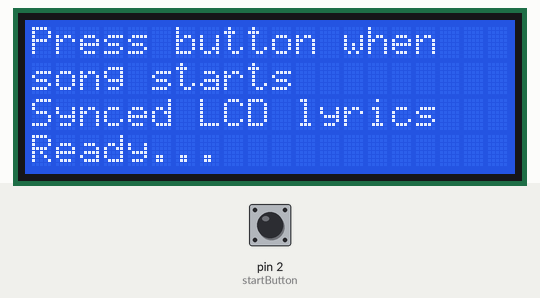
This sketch was run on a simulated Arduino Uno, built with avr-gcc and run on an emulated ATmega328P. Parts: 20×4 character LCD. Inputs (shaded band) come from the test bench; at power-on: pin 2 (startButton) HIGH.

Above: at 1.3 s.
1.4 s: pin 2 (startButton) pulled LOW for 0.15 s
At 4.0 s:
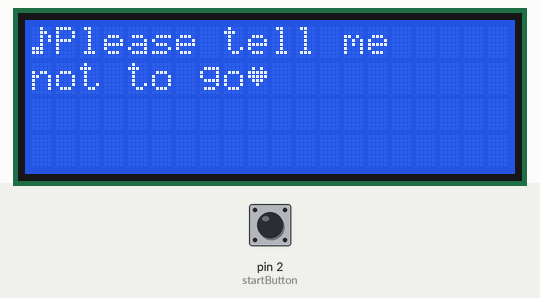
At 9.7 s:
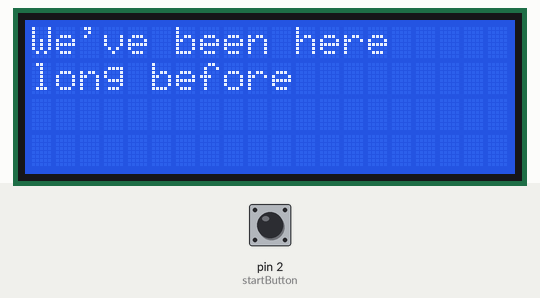
Timing chart, 0 to 11.2 s (numbered marks = the images above; inputs shaded):
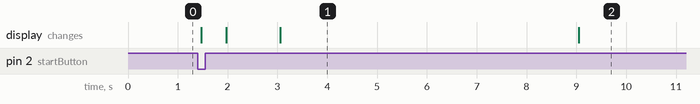

Measured:
- after the input at 1.4 s, the display: first changes after 0.07 s (image 1 shows a later state)
- what the display in image 1 shows lasts 6.0 s, from 3.1 s to 9.1 s

The sketch:

lyricsynccode.ino
```cpp
#include <Wire.h>
#include <hd44780.h>
#include <hd44780ioClass/hd44780_I2Cexp.h>
#include <string.h>

// Auto-detect I2C LCD
hd44780_I2Cexp lcd;

const int startButton = 2;
const unsigned long debounceDelay = 60;

// Custom characters
byte heart[8] = {
0b00000, 0b01010, 0b11111, 0b11111,
0b01110, 0b00100, 0b00000, 0b00000
};

byte note[8] = {
0b00100, 0b00110, 0b00101, 0b00101,
0b00100, 0b11100, 0b11100, 0b00000
};

// Lyric structure
struct LyricFrame {
unsigned long startTime;
const char* line1;
const char* line2;
bool heartIcon;
bool noteIcon;
};

// Lyrics timing
LyricFrame lyrics[] = {
{1000,  "Please tell me",   "not to go",        true,  true},
{7000,  "We've been here",  "long before",      false, false},
{14000, "I live under",     "your eyelids",     true,  false},
{20000, "I'll always",      "be yours",         true,  false},
{27000, "I'll lay on your", "rooftop",          true,  false},
{30000, "In the freezing",  "cold",             false, false},
{33000, "And I'll watch",   "the sunset",       false, false},
{37000, "Wearing all",      "your clothes",     true,  false},
{40000, "I can feel you",   "with me",          true,  false},
{43000, "Like I did",       "before",           false, false},
{46000, "Like when I sang", "you a love song",  false, false},
{50000, "By Norah",         "Jones",            true,  true},
{56000, "",                 "",                 false, false}
};

const int totalLyrics = sizeof(lyrics) / sizeof(lyrics[0]);

// State variables
bool started = false;
int currentIndex = -1;
unsigned long songStart = 0;

int lastButtonReading = HIGH;
int stableButtonState = HIGH;
unsigned long lastDebounceTime = 0;

// Clear row
void clearRow(int row) {
lcd.setCursor(0, row);
lcd.print("                    ");
}

// Print padded text
void printPadded(const char* text, int row, int col = 0) {
lcd.setCursor(col, row);
lcd.print(text);

int len = strlen(text);
for (int i = col + len; i < 20; i++) {
lcd.print(" ");
}
}

// Show frame
void showFrame(const LyricFrame &f) {
clearRow(0);
clearRow(1);

if (f.noteIcon) {
lcd.setCursor(0, 0);
lcd.write(1);
printPadded(f.line1, 0, 1);
} else {
printPadded(f.line1, 0, 0);
}

printPadded(f.line2, 1, 0);

if (f.heartIcon) {
int len = strlen(f.line2);
if (len > 18) len = 18;
lcd.setCursor(len, 1);
lcd.write(0);
}
}

// Button debounce
bool startButtonPressed() {
int reading = digitalRead(startButton);

if (reading != lastButtonReading) {
lastDebounceTime = millis();
}

if ((millis() - lastDebounceTime) > debounceDelay) {
if (reading != stableButtonState) {
stableButtonState = reading;
if (stableButtonState == LOW) {
lastButtonReading = reading;
return true;
}
}
}

lastButtonReading = reading;
return false;
}

// Screens
void showWaitingScreen() {
lcd.clear();
lcd.setCursor(0, 0);
lcd.print("Press button when");
lcd.setCursor(0, 1);
lcd.print("song starts");
lcd.setCursor(0, 2);
lcd.print("Synced LCD lyrics");
lcd.setCursor(0, 3);
lcd.print("Ready...");
}

void showStartingScreen() {
lcd.clear();
lcd.setCursor(0, 1);
lcd.print("Starting...");
delay(500);
lcd.clear();
}

void showFinishedScreen() {
lcd.clear();
lcd.setCursor(0, 1);
lcd.print("Part complete");
lcd.setCursor(0, 2);
lcd.print("Press to replay");
}

void setup() {
pinMode(startButton, INPUT_PULLUP);

// Initialize LCD (auto detect address)
int status = lcd.begin(20, 4);
if (status) {
// If LCD fails, stop here
while (1);
}

lcd.backlight();

lcd.createChar(0, heart);
lcd.createChar(1, note);

showWaitingScreen();
}

void loop() {
if (!started) {
if (startButtonPressed()) {
showStartingScreen();
started = true;
songStart = millis();
currentIndex = -1;
}
return;
}

unsigned long elapsed = millis() - songStart;
int newIndex = -1;

for (int i = totalLyrics - 1; i >= 0; i--) {
if (elapsed >= lyrics[i].startTime) {
newIndex = i;
break;
}
}

if (newIndex != currentIndex) {
currentIndex = newIndex;


if (currentIndex >= 0 && currentIndex < totalLyrics - 1) {
  showFrame(lyrics[currentIndex]);
} else if (currentIndex == totalLyrics - 1) {
  started = false;
  showFinishedScreen();
}


}
}
```
